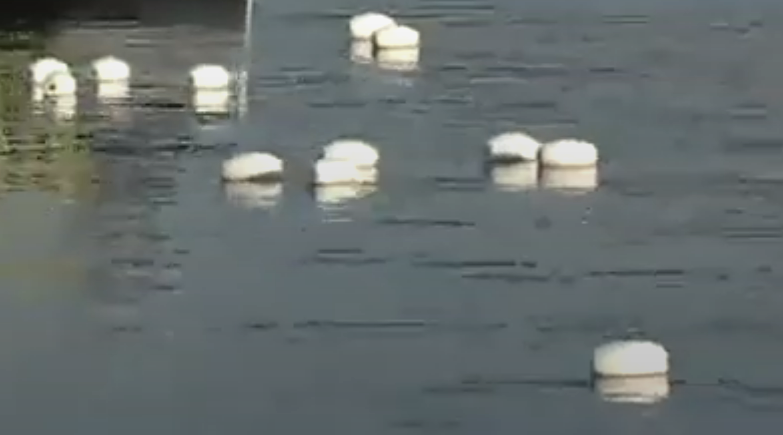
#> input picture 6.jpg, 783 x 435 px
$ python vision_image_detection.py
#> lines starting #> are read from the running program, lines starting #| are printed output that depends on the picture; after the words box and inside, x2 and y2 are one past the last pixel; in counts of white or black regions, pixels touching at a corner belong together
import cv2
import numpy as np

def onChange(x):
    pass

def setting_bar():
    cv2.namedWindow('HSV_settings')

    cv2.createTrackbar('H_MAX', 'HSV_settings', 0, 255, onChange)
    cv2.setTrackbarPos('H_MAX', 'HSV_settings', 255)
    cv2.createTrackbar('H_MIN', 'HSV_settings', 0, 255, onChange)
    cv2.setTrackbarPos('H_MIN', 'HSV_settings', 0)
    cv2.createTrackbar('S_MAX', 'HSV_settings', 0, 255, onChange)
    cv2.setTrackbarPos('S_MAX', 'HSV_settings', 255)
    cv2.createTrackbar('S_MIN', 'HSV_settings', 0, 255, onChange)
    cv2.setTrackbarPos('S_MIN', 'HSV_settings', 0)
    cv2.createTrackbar('V_MAX', 'HSV_settings', 0, 255, onChange)
    cv2.setTrackbarPos('V_MAX', 'HSV_settings', 255)
    cv2.createTrackbar('V_MIN', 'HSV_settings', 0, 255, onChange)
    cv2.setTrackbarPos('V_MIN', 'HSV_settings', 0)
    cv2.createTrackbar('binary', 'HSV_settings', 0, 255, onChange)
    cv2.setTrackbarPos('binary', 'HSV_settings', 0)

setting_bar()


def showimage():
    try:
        image = cv2.imread("6.jpg")
#> image is the input picture: shape (435, 783, 3); mean B, G, R 108.9, 109.4, 101.7
        image = cv2.resize(image, dsize=(600,400))
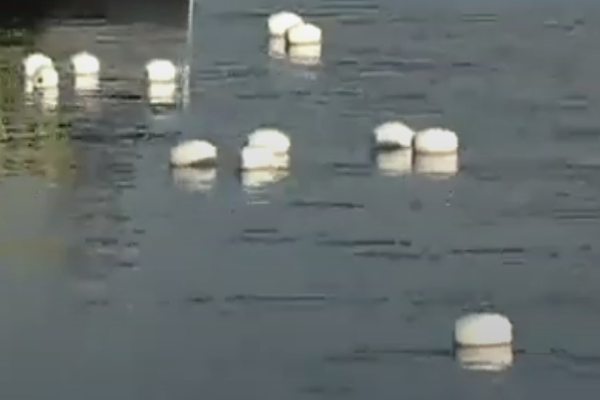
#> image: shape (400, 600, 3); mean B, G, R 108.8, 109.3, 101.7
        print('open image')
    except:
        print ('Not working')
        return
    # cap.set(3, 300)
    # cap.set(4, 300)

    while True:
        H_MAX = cv2.getTrackbarPos('H_MAX', 'HSV_settings')
        H_MIN = cv2.getTrackbarPos('H_MIN', 'HSV_settings')
        S_MAX = cv2.getTrackbarPos('S_MAX', 'HSV_settings')
        S_MIN = cv2.getTrackbarPos('S_MIN', 'HSV_settings')
        V_MAX = cv2.getTrackbarPos('V_MAX', 'HSV_settings')
        V_MIN = cv2.getTrackbarPos('V_MIN', 'HSV_settings')
        binary = cv2.getTrackbarPos('binary', 'HSV_settings')

        #find HSV
        lower = np.array([0,0,139])
        higher = np.array([255,255,255])
        #lower = np.array([H_MIN, S_MIN, V_MIN])
        #higher = np.array([H_MAX, S_MAX, V_MAX])
        hsv = cv2.cvtColor(image, cv2.COLOR_BGR2HSV)
#> hsv: shape (400, 600, 3); mean H, S, V 82.9, 28.7, 111.5
        Gmask = cv2.inRange(hsv, lower, higher)
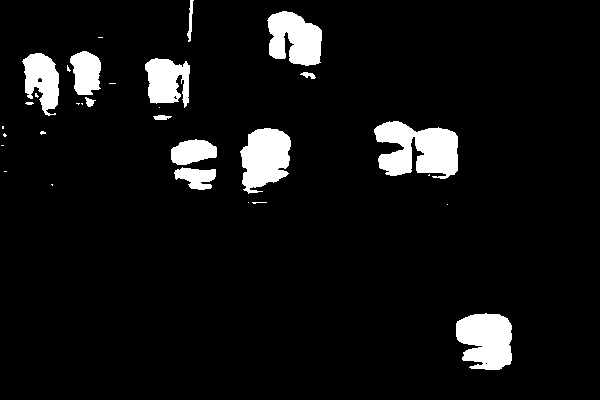
#> Gmask: shape (400, 600); 6.9% white; 31 white regions (17 under 20 px), largest, box (x1, y1, x2, y2) and area: (374, 121, 458, 179) 3344, (456, 313, 512, 370) 2547, (240, 128, 291, 194) 2413
        G = cv2.bitwise_and(image, image, mask = Gmask)
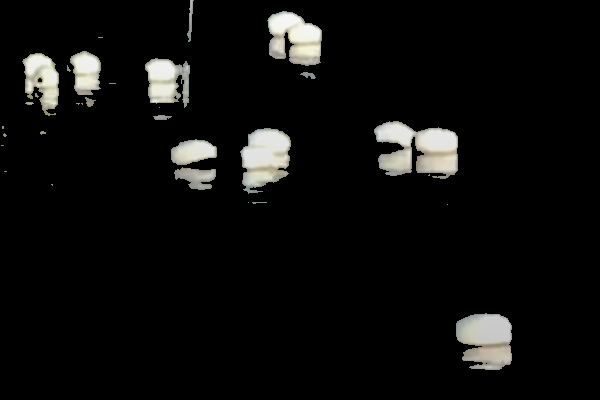
#> G: shape (400, 600, 3); mean B, G, R 12.7, 13.5, 13.6

        #blur
        image_blur = cv2.GaussianBlur(G, (0, 0), 3)
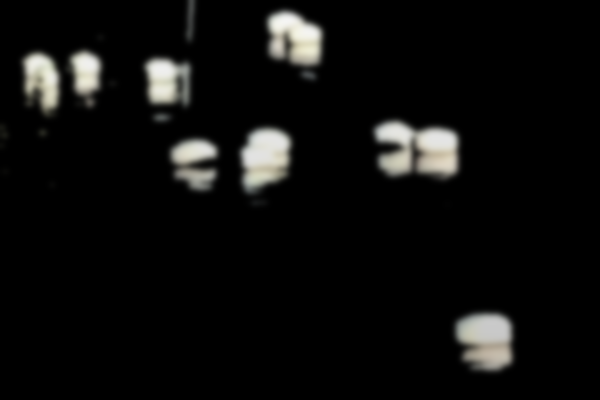
#> image_blur: shape (400, 600, 3); mean B, G, R 12.7, 13.5, 13.6

        #binaryimage
        gray = cv2.cvtColor(image_blur, cv2.COLOR_BGR2GRAY)
        #dst = cv2.threshold(gray, 100, 255, cv2.THRESH_BINARY_INV + cv2.THRESH_OTSU)[1]
        dst = cv2.threshold(gray, 100, 255, cv2.THRESH_BINARY)[1]
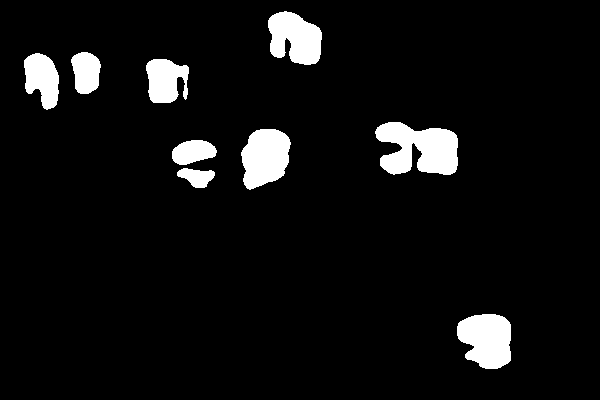
#> dst: shape (400, 600); 6.3% white; 9 white regions

        copy_image = image.copy()

        #boundingbox
        idx=0
        contours = cv2.findContours(dst,cv2.RETR_EXTERNAL,cv2.CHAIN_APPROX_SIMPLE)
#> contours = 9 contours; largest, box (x1, y1, x2, y2) and area: (375, 122, 458, 175) 2994, (457, 314, 511, 369) 2256, (241, 129, 291, 190) 2192, (268, 11, 322, 65) 2030, (146, 59, 189, 103) 1342
        contours = contours[0] if len(contours) == 2 else contours[1]
        for cnt in contours:
            x,y,w,h = cv2.boundingRect(cnt)
            cv2.rectangle(copy_image,(x,y),(x+w,y+h),(200,0,0),2)
            cv2.circle(copy_image,((x+x+w)//2,(y+y+h)//2),1,(200,0,0),2)
            idx +=1
#> this loop made 9 passes
#> (x, y, w, h) on passes 1 to 9: (457, 314, 54, 55), (177, 168, 38, 20), (172, 140, 45, 25), (241, 129, 50, 61), (375, 122, 83, 53), (146, 59, 43, 44), (24, 53, 35, 57), (71, 52, 30, 42), (268, 11, 54, 54)
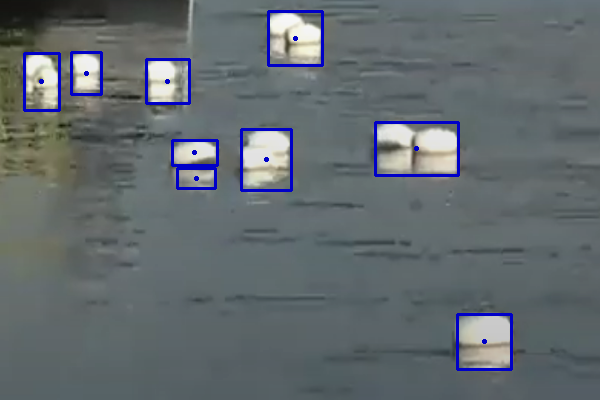
#> copy_image: shape (400, 600, 3); 2.17% of pixels changed, all inside (x1, y1, x2, y2) = (23, 10, 513, 371)
#> after the loop, idx = 9

        cv2.imshow('dst',dst)
        cv2.imshow('G',G)
        cv2.imshow('image',image)
        cv2.imshow('cam_load',copy_image)
        copy_image = image.copy()
        if cv2.waitKey(1) == ord('q'):
#> (key q is pressed here)
            break

#> (the run stopped early here; a loop or call above may not have finished)

$ run again, with 2.jpg copied over 6.jpg
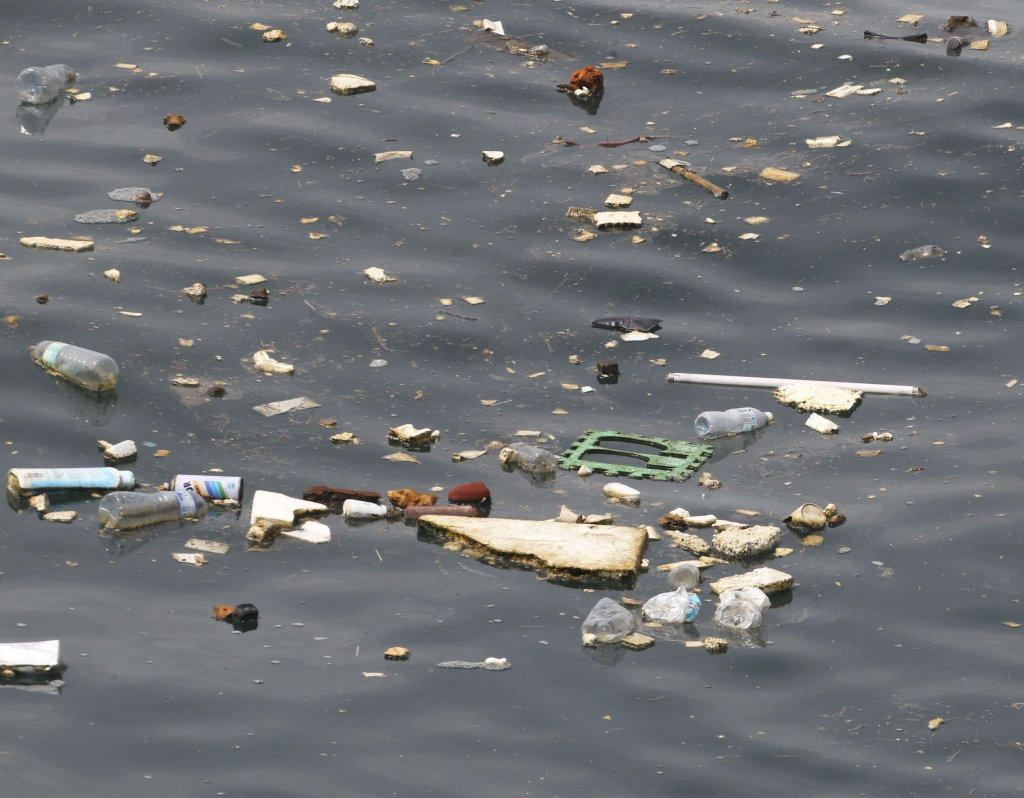
#> input picture 2.jpg, 2048 x 1596 px (shown at 1/2 size)
#> in showimage, image is the input picture: shape (1596, 2048, 3); mean B, G, R 116.7, 114.2, 111.6
#> image: shape (400, 600, 3)
#> hsv: shape (400, 600, 3); mean H, S, V 95, 24, 119.7
#> in showimage, `Gmask = cv2.inRange(hsv, lower, higher)`:
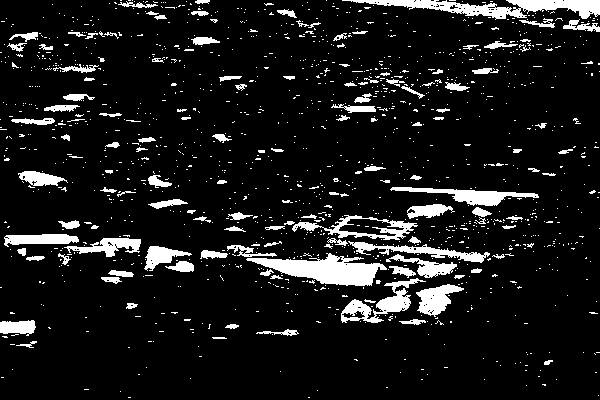
#> Gmask: shape (400, 600); 10% white; 1349 white regions (1218 under 20 px), largest, box (x1, y1, x2, y2) and area: (246, 253, 387, 286) 2353, (342, 0, 600, 20) 2291, (341, 278, 426, 323) 1182
#> dst: shape (400, 600); 5.5% white; 55 white regions (9 under 20 px)
#> contours = 55 contours, 13 with area under 20; largest, box (x1, y1, x2, y2) and area: (250, 255, 383, 286) 2274, (398, 188, 533, 218) 1003, (513, 0, 600, 18) 790, (419, 284, 460, 315) 752, (6, 233, 77, 245) 590
#> the loop in showimage, `for cnt in contours:` made 55 passes
#> (x, y, w, h) on passes 1, 3, 5, 6, 7, 8, 9, 10: (286, 331, 7, 3), (0, 320, 35, 15), (345, 301, 33, 21), (377, 291, 32, 22), (419, 284, 41, 31), (392, 278, 23, 10), (106, 271, 23, 11), (394, 267, 19, 10)
#> after the loop in showimage, `for cnt in contours:`:
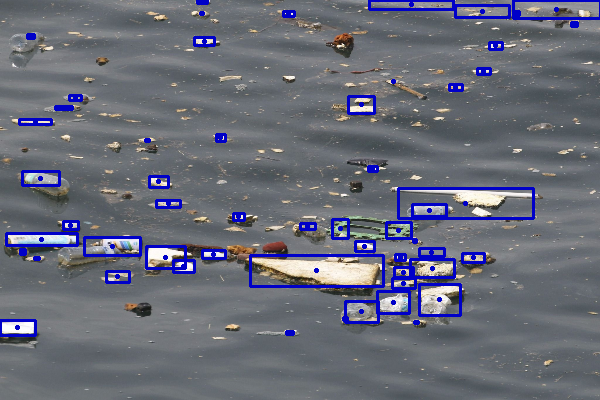
#> copy_image: shape (400, 600, 3); mean B, G, R 120.3, 107.3, 104.6
#> after the loop in showimage, `for cnt in contours:`: idx = 55
